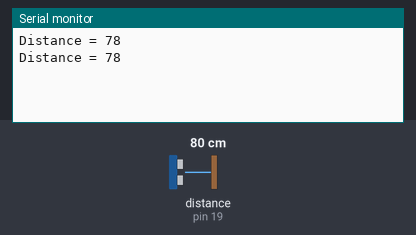
A sketch run on a simulated Arduino Uno, built with avr-gcc and run on an emulated ATmega328P. Parts: the last lines printed to the serial monitor. Wiring (inferred from the names in the program): ultrasonic range finder: trigger pin 18; echo pin 19. Inputs (shaded band) come from the test bench; at power-on: distance to the obstacle (sensor on pin 19) 80 cm. The echo pulse lasts 58.3 µs per cm.

Above: at 1.8 s.
1.9 s: distance to the obstacle (sensor on pin 19) set to 2 cm
At 2.5 s:
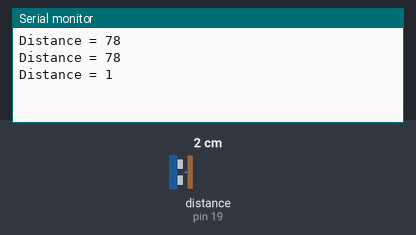
3.4 s: distance to the obstacle (sensor on pin 19) set to 4 cm
At 4.8 s:
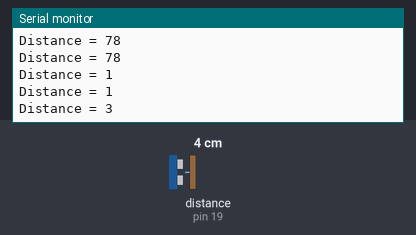
Timing chart, 0 to 6.4 s (numbered marks = the images above; inputs shaded):
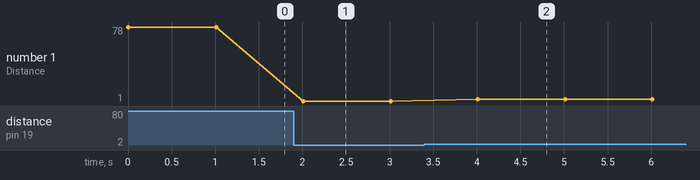

The sketch:

testUtrasonic.ino
```cpp
#define  trig  18
#define  echo  19

long duration;
int distance;


void setup()
{
  // Debug console
  pinMode(trig, OUTPUT);  // Sets the trigPin as an Output
  pinMode(echo, INPUT);   // Sets the echoPin as an Inpu
  Serial.begin(115200);

}


void loop()
{
  digitalWrite(trig, LOW);   // Makes trigPin low
  delayMicroseconds(2);       // 2 micro second delay

  digitalWrite(trig, HIGH);  // tigPin high
  delayMicroseconds(10);      // trigPin high for 10 micro seconds
  digitalWrite(trig, LOW);   // trigPin low

  duration = pulseIn(echo, HIGH);   //Read echo pin, time in microseconds
  distance = duration * 0.034 / 2;   //Calculating actual/real distance

  Serial.print("Distance = ");        //Output distance on arduino serial monitor
  Serial.println(distance);
  delay(1000);                        //Pause for 1 second and start measuring distance again
}
```

Measured:
- after the input at 1.9 s, the serial monitor: prints a new line after 0.11 s (image 1)
- after the input at 3.4 s, the serial monitor: prints a new line after 0.61 s (image 2)
- plotted number 1: 78 → 1 after the input at 1.9 s, 1 → 3 after the input at 3.4 s
